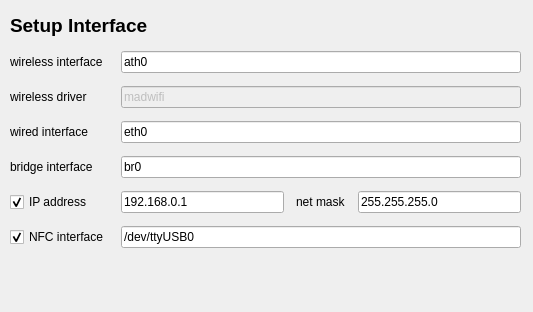
<ui version="4.0" >
 <class>SetupInterface</class>
 <widget class="QWidget" name="SetupInterface" >
  <property name="geometry" >
   <rect>
    <x>0</x>
    <y>0</y>
    <width>533</width>
    <height>312</height>
   </rect>
  </property>
  <property name="windowTitle" >
   <string/>
  </property>
  <widget class="QLabel" name="label" >
   <property name="geometry" >
    <rect>
     <x>10</x>
     <y>10</y>
     <width>551</width>
     <height>31</height>
    </rect>
   </property>
   <property name="font" >
    <font>
     <pointsize>14</pointsize>
     <weight>75</weight>
     <bold>true</bold>
    </font>
   </property>
   <property name="text" >
    <string>Setup Interface</string>
   </property>
  </widget>
  <widget class="QWidget" name="gridLayout" >
   <property name="geometry" >
    <rect>
     <x>10</x>
     <y>50</y>
     <width>511</width>
     <height>202</height>
    </rect>
   </property>
   <layout class="QGridLayout" >
    <property name="leftMargin" >
     <number>0</number>
    </property>
    <property name="topMargin" >
     <number>0</number>
    </property>
    <property name="rightMargin" >
     <number>0</number>
    </property>
    <property name="bottomMargin" >
     <number>0</number>
    </property>
    <property name="horizontalSpacing" >
     <number>12</number>
    </property>
    <property name="verticalSpacing" >
     <number>12</number>
    </property>
    <item row="0" column="0" >
     <widget class="QLabel" name="label_2" >
      <property name="text" >
       <string>wireless interface</string>
      </property>
     </widget>
    </item>
    <item row="0" column="1" >
     <widget class="QLineEdit" name="leWInterface" >
      <property name="text" >
       <string>ath0</string>
      </property>
     </widget>
    </item>
    <item row="1" column="0" >
     <widget class="QLabel" name="label_3" >
      <property name="text" >
       <string>wireless driver</string>
      </property>
     </widget>
    </item>
    <item row="1" column="1" >
     <widget class="QLineEdit" name="leWDriver" >
      <property name="enabled" >
       <bool>false</bool>
      </property>
      <property name="text" >
       <string>madwifi</string>
      </property>
      <property name="readOnly" >
       <bool>true</bool>
      </property>
     </widget>
    </item>
    <item row="2" column="0" >
     <widget class="QLabel" name="label_4" >
      <property name="text" >
       <string>wired interface</string>
      </property>
     </widget>
    </item>
    <item row="2" column="1" >
     <widget class="QLineEdit" name="leInterface2" >
      <property name="text" >
       <string>eth0</string>
      </property>
     </widget>
    </item>
    <item row="5" column="0" >
     <widget class="QCheckBox" name="cbNFCInterface" >
      <property name="text" >
       <string>NFC interface</string>
      </property>
      <property name="checked" >
       <bool>true</bool>
      </property>
     </widget>
    </item>
    <item row="5" column="1" >
     <widget class="QLineEdit" name="leNFCInterface" >
      <property name="text" >
       <string>/dev/ttyUSB0</string>
      </property>
     </widget>
    </item>
    <item row="4" column="0" >
     <widget class="QCheckBox" name="cbIPAddress" >
      <property name="text" >
       <string>IP address</string>
      </property>
      <property name="checked" >
       <bool>true</bool>
      </property>
     </widget>
    </item>
    <item row="4" column="1" >
     <layout class="QHBoxLayout" >
      <property name="spacing" >
       <number>12</number>
      </property>
      <property name="leftMargin" >
       <number>0</number>
      </property>
      <property name="topMargin" >
       <number>0</number>
      </property>
      <property name="rightMargin" >
       <number>0</number>
      </property>
      <property name="bottomMargin" >
       <number>0</number>
      </property>
      <item>
       <widget class="QLineEdit" name="leIPAddress" >
        <property name="text" >
         <string>192.168.0.1</string>
        </property>
       </widget>
      </item>
      <item>
       <widget class="QLabel" name="label_6" >
        <property name="text" >
         <string>net mask</string>
        </property>
       </widget>
      </item>
      <item>
       <widget class="QLineEdit" name="leNetMask" >
        <property name="text" >
         <string>255.255.255.0</string>
        </property>
       </widget>
      </item>
     </layout>
    </item>
    <item row="3" column="0" >
     <widget class="QLabel" name="label_5" >
      <property name="text" >
       <string>bridge interface</string>
      </property>
     </widget>
    </item>
    <item row="3" column="1" >
     <widget class="QLineEdit" name="leInterface3" >
      <property name="text" >
       <string>br0</string>
      </property>
     </widget>
    </item>
   </layout>
  </widget>
 </widget>
 <tabstops>
  <tabstop>leWInterface</tabstop>
  <tabstop>leWDriver</tabstop>
  <tabstop>leInterface2</tabstop>
  <tabstop>leInterface3</tabstop>
  <tabstop>cbIPAddress</tabstop>
  <tabstop>leIPAddress</tabstop>
  <tabstop>leNetMask</tabstop>
  <tabstop>cbNFCInterface</tabstop>
  <tabstop>leNFCInterface</tabstop>
 </tabstops>
 <resources/>
 <connections/>
</ui>
